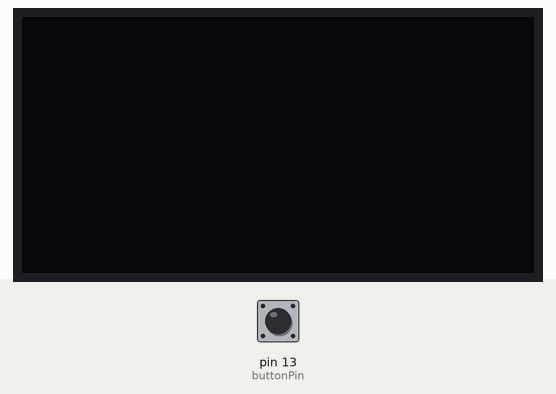
A sketch run on a simulated Arduino Uno, built with avr-gcc and run on an emulated ATmega328P. Shown: 128×64 one-colour display. The inputs (shaded band) are chosen by the test bench; at power-on: pin 13 (buttonPin) HIGH. Random numbers use the default seed unless the sketch sets one.

Above: at 1.2 s.
1.3 s: pin 13 (buttonPin) pulled LOW for 0.15 s
At 2.1 s:
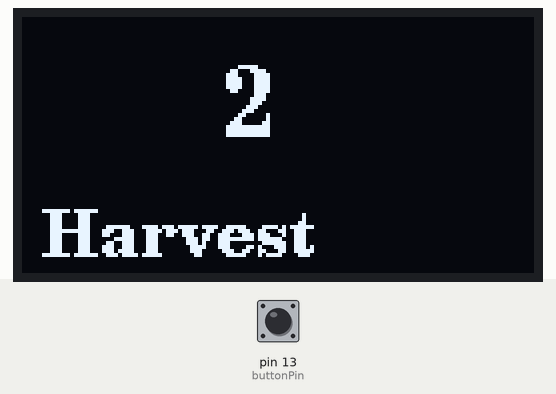
2.9 s: pin 13 (buttonPin) pulled LOW for 1 s
At 4.4 s:
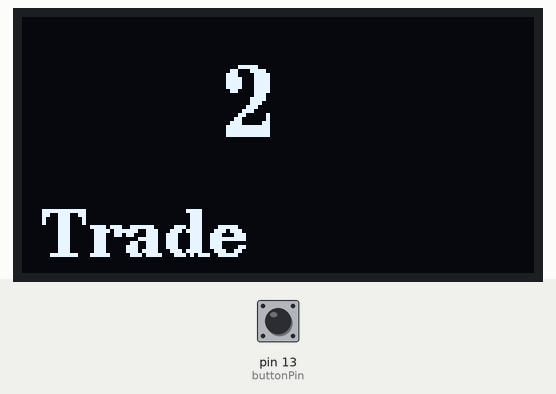
5.4 s: pin 13 (buttonPin) pulled LOW for 0.15 s
At 6.0 s:
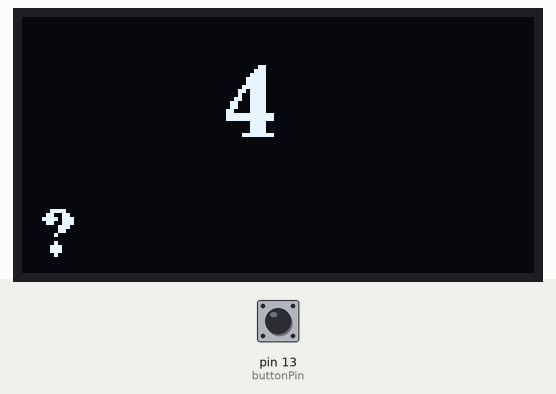
7.0 s: pin 13 (buttonPin) pulled LOW for 1 s
At 9.2 s:
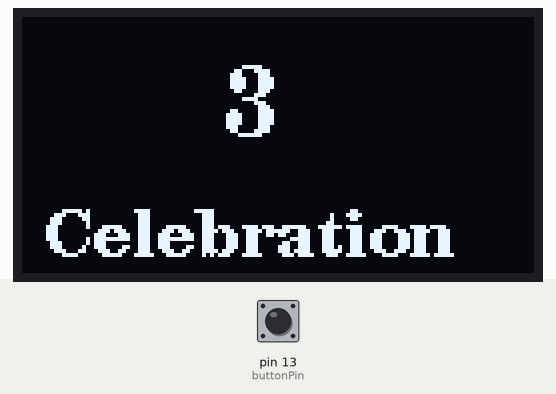
Timing chart, 0 to 10.5 s (numbered marks = the images above; inputs shaded):
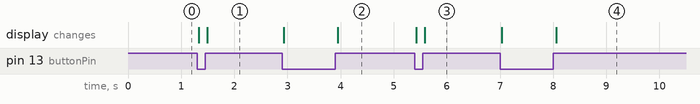

Measured:
- after the input at 1.3 s, the display: first changes at once (image 1 shows a later state)
- after the input at 2.9 s, the display: first changes at once (image 2 shows a later state)
- after the input at 5.4 s, the display: first changes at once (image 3 shows a later state)
- after the input at 7.0 s, the display: first changes at once (image 4 shows a later state)

The sketch:

catan_spinner.ino
```cpp
#include <U8g2lib.h>

#define buttonPin 13

static const char* const values[] = {"Brigand", "Trade", "Harvest", "Celebration", "?", "?" };

char s[10];
int n, m;

U8G2_SSD1306_128X64_NONAME_F_HW_I2C u8g2(U8G2_R0);

void setup() {
  // put your setup code here, to run once:
  pinMode(buttonPin, INPUT_PULLUP);
  u8g2.begin();
}

void loop() {
  if (digitalRead(buttonPin) == HIGH) return;
  u8g2.clearBuffer();
  u8g2.setFont(u8g2_font_ncenB18_tr);
  u8g2.drawStr(50, 40, "...");
  u8g2.sendBuffer();
  while (digitalRead(buttonPin) == LOW) {
    n = random(1, 6);
    m = random(0, 5);
    }
  u8g2.clearBuffer();
  sprintf(s, "%d", n);
  u8g2.drawStr(50, 30, s);
  sprintf(s, "%s", values[m]);
  u8g2.setFont(u8g2_font_ncenB12_tr);
  u8g2.drawStr(5, 60, s);

  u8g2.sendBuffer();
}
```
